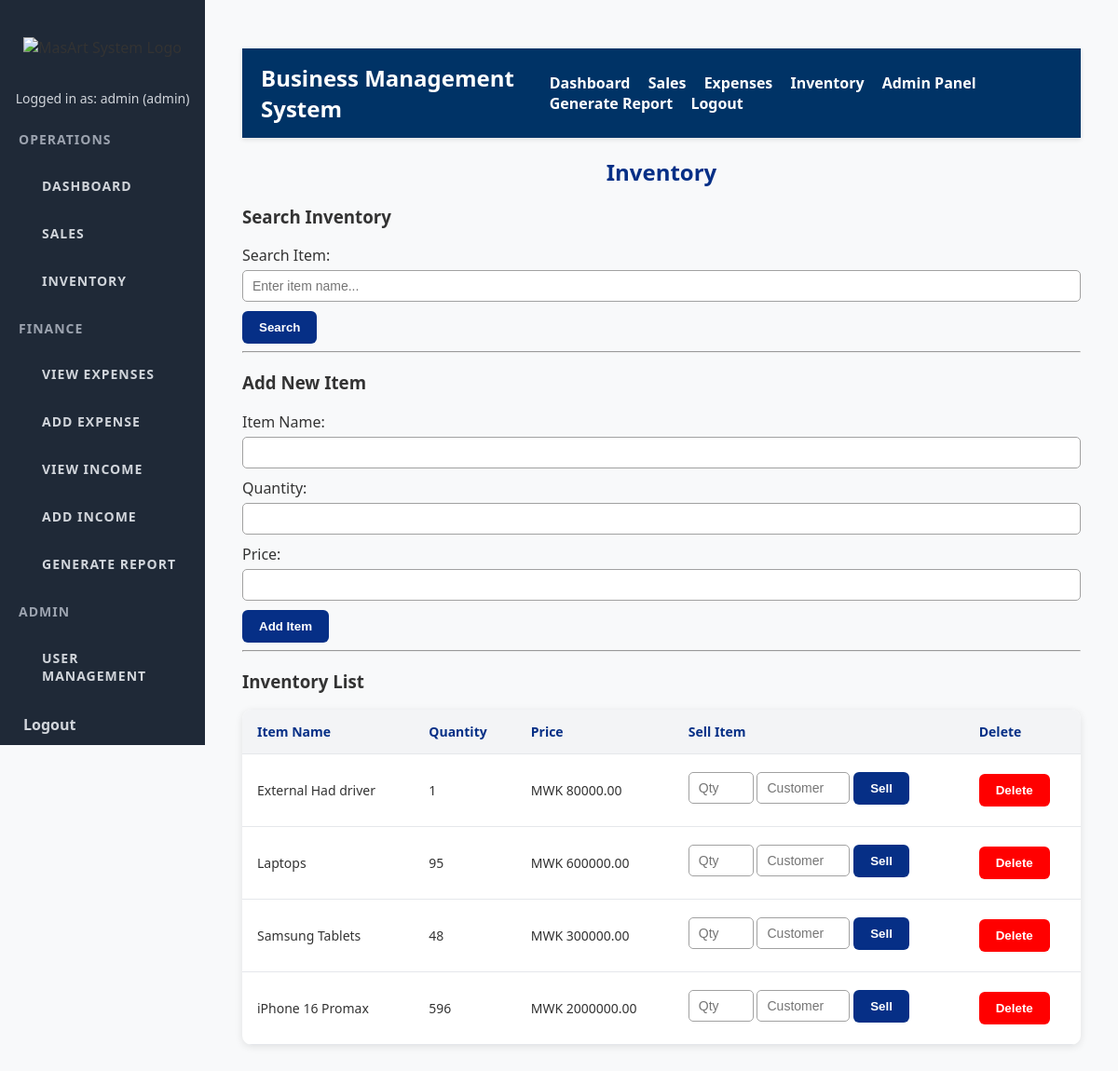
The page /inventory (signed in) on the database its author committed.
### tables this page shows
CREATE TABLE inventory (
                id INTEGER PRIMARY KEY AUTOINCREMENT,
                item_name TEXT UNIQUE NOT NULL,
                quantity INTEGER NOT NULL,
                price REAL NOT NULL
            );

### app.py (the view)
@app.route('/inventory', methods=['GET', 'POST'])
def view_inventory():
    if 'user' not in session:
        return redirect(url_for('login'))
    search_term = request.args.get('search_term', '').strip()
    with get_db_connection() as conn:
        cursor = conn.cursor()
        if search_term:
            cursor.execute("""
                SELECT * FROM inventory
                WHERE item_name LIKE ?
                ORDER BY item_name
            """, ('%' + search_term + '%',))  # This will match any item names that contain the search term
        else:
            cursor.execute("SELECT * FROM inventory ORDER BY item_name")
        items = cursor.fetchall()
    return render_template('inventory.html', items=items)

### app.py (called while the page is built)
def get_db_connection():
    conn = sqlite3.connect(DATABASE, timeout=10)  # Added timeout to avoid database lock errors
    conn.row_factory = sqlite3.Row  # This allows us to access columns by name
    return conn

### templates/inventory.html (shortened to what this page needs)
{% extends "base.html" %}
{% block content %}
<h2>Inventory</h2>
<h3>Search Inventory</h3>
<form method="GET" action="{{ url_for('view_inventory') }}">
    <label for="search_term">Search Item:</label>
    <input type="text" name="search_term"
           placeholder="Enter item name..."
           value="{{ request.args.get('search_term', '') }}" />
    <button type="submit">Search</button>
</form>
<hr>
<h3>Add New Item</h3>
<form method="POST" action="{{ url_for('add_inventory') }}">
    <label>Item Name:</label>
    <input type="text" name="item_name" required />
    <label>Quantity:</label>
    <input type="number" name="quantity" min="1" required />
    <label>Price:</label>
    <input type="number" step="0.01" name="price" min="0" required />
    <button type="submit">Add Item</button>
</form>
<hr>
<h3>Inventory List</h3>
<table>
    <thead>
        <tr>
            <th>Item Name</th>
            <th>Quantity</th>
            <th>Price</th>
            <th>Sell Item</th>
            {% if session['role'] == 'admin' %}
            <th>Delete</th>
            {% endif %}
        </tr>
    </thead>
    <tbody>
        {% for item in items %}
        <tr>
            <td>{{ item['item_name'] }}</td>
            <td>{{ item['quantity'] }}</td>
            <td>MWK {{ "%.2f"|format(item['price']) }}</td>
            <td>
                <form method="POST"
                      action="{{ url_for('mark_item_sold', item_id=item['id']) }}">
                    <input type="number"
                           name="quantity"
                           placeholder="Qty"
                           required
                           min="1"
                           max="{{ item['quantity'] }}"
                           style="width:70px;" />
                    <input type="text"
                           name="customer_name"
                           placeholder="Customer"
                           required
                           style="width:100px;" />
                    <button type="submit">Sell</button>
                </form>
            </td>
            {% if session['role'] == 'admin' %}
            <td>
                <form method="POST"
                      action="{{ url_for('delete_inventory', item_id=item['id']) }}"
                      onsubmit="return confirm('Are you sure you want to delete this item?');">
                    <button type="submit" style="background:red; color:white;">Delete</button>
                </form>
            </td>
            {% endif %}
        </tr>
        {% endfor %}
    </tbody>
</table>
{% endblock %}

### static/style.css (style rules this page uses)
body { margin: 0; font-family: 'Segoe UI', Tahoma, Geneva, Verdana, sans-serif; background: #f8f9fa; color: #333; }
table { width: 100%; border-collapse: collapse; background: white; border-radius: 10px; overflow: hidden; box-shadow: 0 2px 8px rgba(0,0,0,0.1); }
th, td { padding: 14px 16px; border-bottom: 1px solid #e5e7eb; font-size: 14px; }
th { background-color: #f3f4f6; font-weight: 600; color: #062f86; text-align: left; }
button, .add-sale-btn, .btn-pdf { background-color: #062f86; color: white; padding: 10px 18px; border: none; border-radius: 6px; font-weight: 600; cursor: pointer; transition: background-color 0.25s ease; display: inline-block; text-align: center; text-decoration: none; }
input, select { width: 100%; padding: 8px 10px; margin-top: 5px; margin-bottom: 10px; border-radius: 5px; border: 1px solid #a1a1a1; box-sizing: border-box; font-size: 14px; }
h2 { color: #062f86; margin-bottom: 15px; text-align: center; }

### rows shown on the page
inventory: item_name "External Had driver", quantity "1", price "80000.00"
inventory: item_name "Laptops", quantity "95", price "600000.00"
inventory: item_name "Samsung Tablets", quantity "48", price "300000.00"
inventory: item_name "iPhone 16 Promax", quantity "596", price "2000000.00"

### other values the page prints
{{ session['user'] }} "admin"
{{ session['role'] }} "admin"
